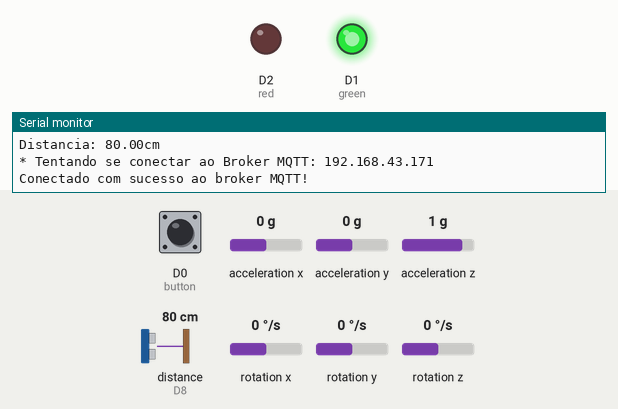
This sketch was run on a simulated ESP8266 (NodeMCU). On the bench: output pins drawn as LEDs (lit = HIGH), the last lines printed to the serial monitor. Wiring (inferred from the names in the program): MPU-6050 motion sensor at I2C address 0x68. Inputs (shaded band) come from the test bench; at power-on: D0 (button) LOW, acceleration x 0 g, acceleration y 0 g, acceleration z 1 g, distance to the obstacle (sensor on D8) 80 cm, rotation x 0 °/s, rotation y 0 °/s, rotation z 0 °/s. The echo pulse lasts 58.3 µs per cm; WiFi joins after 1.5 s; servers stay silent unless stated; no MQTT or app messages arrive unless stated.

Above: at 2.7 s.
2.8 s: D0 (button) pulled HIGH for 3 s
At 6.6 s:
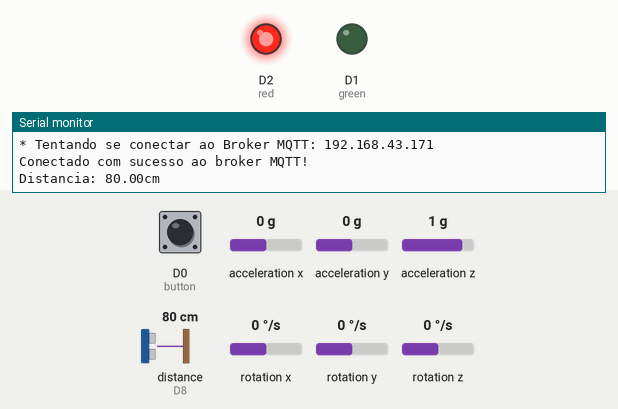
Timing chart, 0 to 8.1 s (numbered marks = the images above; inputs shaded):
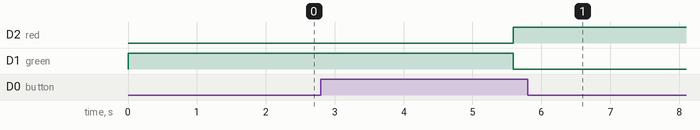

The sketch:

o1.c.ino
```cpp
//Programa: Acelerometro com ESP8266 NodeMCU
#include <ESP8266WiFi.h> // biblioteca para usar as funções de Wifi do módulo ESP8266
#include <Wire.h>         // biblioteca de comunicação I2C
#include <ArduinoJson.h>  // biblioteca JSON para sistemas embarcados
#include <PubSubClient.h> // Importa a Biblioteca PubSubClient
#include <Ultrasonic.h>

#define TOPICO_SUBSCRIBE "botao1"
#define TOPICO_PUBLISH   "acc"

#define ID_MQTT  "o1"
/*
 * Definições de alguns endereços mais comuns do MPU6050
 * os registros podem ser facilmente encontrados no mapa de registros do MPU6050
 */
const int MPU_ADDR =      0x68; // definição do endereço do sensor MPU6050 (0x68)
const int WHO_AM_I =      0x75; // registro de identificação do dispositivo
const int PWR_MGMT_1 =    0x6B; // registro de configuração do gerenciamento de energia
const int GYRO_CONFIG =   0x1B; // registro de configuração do giroscópio
const int ACCEL_CONFIG =  0x1C; // registro de configuração do acelerômetro
const int ACCEL_XOUT =    0x3B; // registro de leitura do eixo X do acelerômetro

const int sda_pin = D5; // definição do pino I2C SDA
const int scl_pin = D6; // definição do pino I2C SCL

const int red = D2;
const int green = D1;
const int button = D0;
bool red_state = LOW;
bool green_state = HIGH;
Ultrasonic ultrasonic(D7, D8); // Instância chamada ultrasonic com parâmetros (trig,echo)

bool led_state = false;

// variáveis para armazenar os dados "crus" do acelerômetro
int16_t AcX, AcY, AcZ, Tmp, GyX, GyY, GyZ;

// WIFI
const char* SSID = "AndroidAP";
const char* PASSWORD = "oyfv2113";

//const char* SSID = "Rede_B";
//const char* PASSWORD = "rastafari";

 // MQTT
//const char* BROKER_MQTT = "iot.eclipse.org"; //URL do broker MQTT que se deseja utilizar
const char* BROKER_MQTT = "192.168.43.171";
//IPAddress BROKER_MQTT(192, 168, 1, 21);
int BROKER_PORT = 1883; // Porta do Broker MQTT

WiFiClient espClient; // Cria o objeto espClient
PubSubClient MQTT(espClient); // Instancia o Cliente MQTT passando o objeto espClient


// construindo o objeto JSON que irá armazenar os dados do acelerômetro na função populateJSON()
StaticJsonBuffer<300> jsonBuffer;
JsonObject& object = jsonBuffer.createObject();
JsonObject& data = object.createNestedObject("data");

JsonObject& accel = data.createNestedObject("accel");
JsonObject& temp = data.createNestedObject("temp");
JsonObject& gyro = data.createNestedObject("gyro");

JsonObject& accelX = accel.createNestedObject("accelX");
JsonObject& accelY = accel.createNestedObject("accelY");
JsonObject& accelZ = accel.createNestedObject("accelZ");

JsonObject& gyroX = gyro.createNestedObject("gyroX");
JsonObject& gyroY = gyro.createNestedObject("gyroY");
JsonObject& gyroZ = gyro.createNestedObject("gyroZ");

/*
 * função que configura a I2C com os pinos desejados
 * sda_pin -> D5
 * scl_pin -> D6
 */
void initI2C()
{
  //Serial.println("---inside initI2C");
  Wire.begin(sda_pin, scl_pin);
}

/*
 * função que escreve um dado valor em um dado registro
 */
void writeRegMPU(int reg, int val)      //aceita um registro e um valor como parâmetro
{
  Wire.beginTransmission(MPU_ADDR);     // inicia comunicação com endereço do MPU6050
  Wire.write(reg);                      // envia o registro com o qual se deseja trabalhar
  Wire.write(val);                      // escreve o valor no registro
  Wire.endTransmission(true);           // termina a transmissão
}

/*
 * função que lê de um dado registro
 */
uint8_t readRegMPU(uint8_t reg)        // aceita um registro como parâmetro
{
  uint8_t data;
  Wire.beginTransmission(MPU_ADDR);     // inicia comunicação com endereço do MPU6050
  Wire.write(reg);                      // envia o registro com o qual se deseja trabalhar
  Wire.endTransmission(false);          // termina transmissão mas continua com I2C aberto (envia STOP e START)
  Wire.requestFrom(MPU_ADDR, 1);        // configura para receber 1 byte do registro escolhido acima
  data = Wire.read();                   // lê o byte e guarda em 'data'
  return data;                          //retorna 'data'
}

/*
 * função que procura pelo sensor no endereço 0x68
 */
void findMPU(int mpu_addr)
{
  Wire.beginTransmission(MPU_ADDR);
  int data = Wire.endTransmission(true);

  if(data == 0)
  {
    Serial.print("Dispositivo encontrado no endereço: 0x");
    Serial.println(MPU_ADDR, HEX);
  }
  else
  {
    Serial.println("Dispositivo não encontrado!");
  }
}

/*
 * função que verifica se o sensor responde e se está ativo
 */
void checkMPU(int mpu_addr)
{
  findMPU(MPU_ADDR);

  int data = readRegMPU(WHO_AM_I); // Register 117 – Who Am I - 0x75

  if(data == 104)
  {
    Serial.println("MPU6050 Dispositivo respondeu OK! (104)");

    data = readRegMPU(PWR_MGMT_1); // Register 107 – Power Management 1-0x6B

    if(data == 64) Serial.println("MPU6050 em modo SLEEP! (64)");
    else Serial.println("MPU6050 em modo ACTIVE!");
  }
  else Serial.println("Verifique dispositivo - MPU6050 NÃO disponível!");
}

/*
 * função de inicialização do sensor
 */
void initMPU()
{
  setSleepOff();
  setGyroScale();
  setAccelScale();
}

/*
 *  função para configurar o sleep bit
 */
void setSleepOff()
{
  writeRegMPU(PWR_MGMT_1, 0); // escreve 0 no registro de gerenciamento de energia(0x68), colocando o sensor em o modo ACTIVE
}

/* função para configurar as escalas do giroscópio
   registro da escala do giroscópio: 0x1B[4:3]
   0 é 250°/s

    FS_SEL  Full Scale Range
      0        ± 250 °/s      0b00000000
      1        ± 500 °/s      0b00001000
      2        ± 1000 °/s     0b00010000
      3        ± 2000 °/s     0b00011000
*/
void setGyroScale()
{
  writeRegMPU(GYRO_CONFIG, 0);
}

/* função para configurar as escalas do acelerômetro
   registro da escala do acelerômetro: 0x1C[4:3]
   0 é 250°/s

    AFS_SEL   Full Scale Range
      0           ± 2g            0b00000000
      1           ± 4g            0b00001000
      2           ± 8g            0b00010000
      3           ± 16g           0b00011000
*/
void setAccelScale()
{
  writeRegMPU(ACCEL_CONFIG, 0);
}

/* função que lê os dados 'crus'(raw data) do sensor
   são 14 bytes no total sendo eles 2 bytes para cada eixo e 2 bytes para temperatura:

  0x3B 59 ACCEL_XOUT[15:8]
  0x3C 60 ACCEL_XOUT[7:0]
  0x3D 61 ACCEL_YOUT[15:8]
  0x3E 62 ACCEL_YOUT[7:0]
  0x3F 63 ACCEL_ZOUT[15:8]
  0x40 64 ACCEL_ZOUT[7:0]

  0x41 65 TEMP_OUT[15:8]
  0x42 66 TEMP_OUT[7:0]

  0x43 67 GYRO_XOUT[15:8]
  0x44 68 GYRO_XOUT[7:0]
  0x45 69 GYRO_YOUT[15:8]
  0x46 70 GYRO_YOUT[7:0]
  0x47 71 GYRO_ZOUT[15:8]
  0x48 72 GYRO_ZOUT[7:0]

*/
void readRawMPU()
{
  Wire.beginTransmission(MPU_ADDR);       // inicia comunicação com endereço do MPU6050
  Wire.write(ACCEL_XOUT);                       // envia o registro com o qual se deseja trabalhar, começando com registro 0x3B (ACCEL_XOUT_H)
  Wire.endTransmission(false);            // termina transmissão mas continua com I2C aberto (envia STOP e START)
  Wire.requestFrom(MPU_ADDR, 14);         // configura para receber 14 bytes começando do registro escolhido acima (0x3B)

  AcX = Wire.read() << 8;                 // lê primeiro o byte mais significativo
  AcX |= Wire.read();                     // depois lê o bit menos significativo
  AcY = Wire.read() << 8;
  AcY |= Wire.read();
  AcZ = Wire.read() << 8;
  AcZ |= Wire.read();

  Tmp = Wire.read() << 8;
  Tmp |= Wire.read();

  GyX = Wire.read() << 8;
  GyX |= Wire.read();
  GyY = Wire.read() << 8;
  GyY |= Wire.read();
  GyZ = Wire.read() << 8;
  GyZ |= Wire.read();

  Serial.print("AcX = "); Serial.print(AcX);
  Serial.print(" | AcY = "); Serial.print(AcY);
  Serial.print(" | AcZ = "); Serial.print(AcZ);
  Serial.print(" | Tmp = "); Serial.print(Tmp/340.00+36.53);
  Serial.print(" | GyX = "); Serial.print(GyX);
  Serial.print(" | GyY = "); Serial.print(GyY);
  Serial.print(" | GyZ = "); Serial.println(GyZ);

  led_state = !led_state;
  digitalWrite(LED_BUILTIN, led_state);         // pisca LED do NodeMCU a cada leitura do sensor
  delay(50);
}

/*
 * função que conecta o NodeMCU na rede Wifi
 * SSID e PASSWORD devem ser indicados nas variáveis
 */
void reconnectWiFi()
{
  if(WiFi.status() == WL_CONNECTED)
    return;

  WiFi.begin(SSID, PASSWORD);

  while(WiFi.status() != WL_CONNECTED) {
    delay(100);
    Serial.print(".");
  }

  Serial.println();
  Serial.print("Conectado com sucesso na rede: ");
  Serial.println(SSID);
  Serial.print("IP obtido: ");
  Serial.println(WiFi.localIP());
}

void initWiFi()
{
  delay(10);
  Serial.print("Conectando-se na rede: ");
  Serial.println(SSID);
  Serial.println("Aguarde");

  reconnectWiFi();
}
void initMQTT()
{
    MQTT.setServer(BROKER_MQTT, BROKER_PORT);   //informa qual broker e porta deve ser conectado
    MQTT.setCallback(mqtt_callback);            //atribui função de callback (função chamada quando qualquer informação de um dos tópicos subescritos chega)
}


void reconnectMQTT()
{
    while (!MQTT.connected())
    {
        Serial.print("* Tentando se conectar ao Broker MQTT: ");
        Serial.println(BROKER_MQTT);
        if (MQTT.connect(ID_MQTT))
        {
            Serial.println("Conectado com sucesso ao broker MQTT!");
            //MQTT.subscribe("botao1");
            //MQTT.publish("acc", "true");
        }
        else
        {
            Serial.println("Falha ao reconectar no broker.");
            Serial.println("Havera nova tentatica de conexao em 2s");
            delay(2000);
        }
    }
}

int permition = 0;
void mqtt_callback(char* topic, byte* payload, unsigned int length)
{

    String msg;

    //obtem a string do payload recebido
    for(int i = 0; i < length; i++)
    {
       char c = (char)payload[i];
       msg += c;
    }

    Serial.println();
    Serial.print("Action from actions received, under the topic name of: ");
    Serial.print(topic);
    Serial.println();
    Serial.print("Content from action is: ");
    Serial.print(msg);
    Serial.println();
    Serial.println();
    if( msg.equals("aceitar"))
    {
      permition = true;
    }


}

/*
 * função que armazena cada dado do sensor em um objeto JSON
 * utiliza a biblioteca ArduinoJson
 */
void populateJSON()
{
  object["nodeID"] = "mcu1";

  accel["accelX"] = AcX;
  accel["accelY"] = AcY;
  accel["accelZ"] = AcZ;

  data["temp"] = Tmp/340.00+36.53;

  gyro["gyroX"] = GyX;
  gyro["gyroY"] = GyY;
  gyro["gyroZ"] = GyZ;
}


/*
 * Função que realiza GET request no site ip-api.com
 * Esse site disponibiliza uma API de geolocalização via IP
 * A função retorna um JSON com dados de geolocalização
 * Os dados de geolocalização são exibidos na página web em um Google Maps
 */

void setup() {
  pinMode(red,OUTPUT);
  pinMode(green,OUTPUT);
  pinMode(button,INPUT);
  digitalWrite(red, red_state);
  digitalWrite(green, green_state);
  Serial.begin(115200);

  Serial.println("nIniciando configuração WiFin");
  initWiFi();
  initMQTT();

  Serial.println("nIniciando configuração do MPU6050n");
  initI2C();
  initMPU();
  checkMPU(MPU_ADDR);

  Serial.println("nConfiguração finalizada, iniciando loopn");
}

int switchState = 0; // actual read value from pin4
int oldSwitchState = 0; // last read value from pin4

void loop() {

  if(red_state==HIGH)
  {
    initMPU();
    checkMPU(MPU_ADDR);
    readRawMPU();    // lê os dados do sensor
    populateJSON();  // transforma os dados em formato JSON
    //JsonVariant variant = data;
    //const char* s = variant.as<char*>();
    String s = String(GyX);
    s+='\n';
    s+=String(GyY);
    s+='\n';
    s+=String(GyZ);
    char char_array[s.length()+1];
    s.toCharArray(char_array, s.length()+1);
    MQTT.publish("acc",char_array);
  }

  if(green_state==HIGH)
  {
    float d = ultrasonic.distanceRead();
    Serial.print("Distancia: "); // Escreve texto na tela
    Serial.print(d);// distância medida em cm
    Serial.println("cm"); // escreve texto na tela e pula uma linha
    delay(1000); // aguarda 1s
    char charVal[10];
    dtostrf(d, 4, 3, charVal);
    MQTT.publish("approx",charVal);
  }
  reconnectMQTT();
  reconnectWiFi();

  switchState = digitalRead(button);
  //digitalWrite(red,switchState);
   /*
   if (switchState == 1)
   {
   digitalWrite(green, HIGH);
   delay(200);
   }
   if (switchState==0)
   {
   digitalWrite(green, LOW);
   delay(200);
   }
   */
  if (switchState != oldSwitchState) {
     oldSwitchState = switchState;
     if (switchState == HIGH)
     {
     // toggle
     red_state = !red_state;
     green_state = !green_state;
     }
     digitalWrite(red, red_state);
     digitalWrite(green, green_state);
  }


  //MQTT.loop();

  delay(2000);
}
```

Measured:
- after the input at 2.8 s, D2 (red): LOW → HIGH after 2.8 s; D1 (green): HIGH → LOW after 2.8 s
